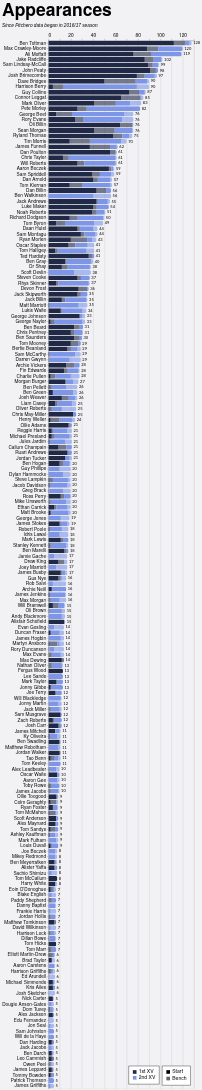

This figure's Vega-Lite source:
### Vega-Lite specification from a JSON file in a GitHub repository (floating-point values rounded to 4 significant figures; data arrays with more than 128 entries replaced by an {"elided": "..."} marker saying what was removed)
{"config": {"axis": {"labelFont": "PT Sans Narrow, Helvetica Neue, Helvetica, Arial, sans-serif", "titleFont": "PT Sans Narrow, Helvetica Neue, Helvetica, Arial, sans-serif", "labelFontSize": 13, "titleFontSize": 24, "gridColor": "#202947", "gridOpacity": 0.2}, "text": {"font": "Lato, sans-serif"}, "bar": {"cornerRadiusEnd": 5}, "header": {"labelFont": "PT Sans Narrow, Helvetica Neue, Helvetica, Arial, sans-serif", "titleFont": "PT Sans Narrow, Helvetica Neue, Helvetica, Arial, sans-serif", "labelFontSize": 24, "titleFontSize": 28, "labelFontWeight": "bold", "orient": "left"}, "legend": {"labelFont": "PT Sans Narrow, Helvetica Neue, Helvetica, Arial, sans-serif", "titleFont": "PT Sans Narrow, Helvetica Neue, Helvetica, Arial, sans-serif", "labelFontSize": 14, "titleFontSize": 16, "titlePadding": 5, "fillColor": "white", "strokeColor": "black", "padding": 10, "titleFontWeight": "lighter", "titleFontStyle": "italic", "titleColor": "gray", "offset": 10}, "title": {"font": "PT Sans Narrow, Helvetica Neue, Helvetica, Arial, sans-serif", "fontSize": 48, "fontWeight": "bold", "anchor": "start", "align": "center", "titlePadding": 20, "subtitlePadding": 10, "subtitleFontSize": 13, "subtitleColor": "", "subtitleFontStyle": "italic", "offset": 15, "color": "black"}, "axisX": {"labelAngle": 0}, "facet": {"title": null, "header": null, "align": {"row": "each", "column": "each"}}, "resolve": {"scale": {"y": "independent", "facet": "independent"}}, "background": "#f2f1f4", "scale": {"offsetBandPaddingOuter": 0.2, "offsetBandPaddingInner": 0.1}}, "layer": [{"mark": {"type": "bar"}, "encoding": {"color": {"field": "squad", "legend": {"direction": "vertical", "labelExpr": "datum.value + ' XV'", "orient": "bottom-right", "title": null}, "scale": {"domain": ["1st", "2nd"], "range": ["#202946", "#7d96e8"]}, "sort": ["1st", "2nd"], "type": "nominal"}, "opacity": {"field": "start", "legend": {"direction": "vertical", "orient": "bottom-right", "title": null}, "scale": {"domain": ["Start", "Bench"], "range": [1.0, 0.6]}, "sort": ["Start", "Bench"], "type": "nominal"}, "order": {"field": "stack_order", "sort": "ascending", "type": "quantitative"}, "tooltip": [{"field": "player", "title": "Player", "type": "nominal"}, {"field": "squad", "title": "Squad", "type": "nominal"}, {"field": "start", "title": "Selection", "type": "nominal"}, {"aggregate": "sum", "field": "games", "title": "Games", "type": "quantitative"}, {"aggregate": "max", "field": "player_total", "title": "Total", "type": "quantitative"}], "x": {"aggregate": "sum", "axis": {"orient": "top", "title": null}, "field": "games", "type": "quantitative"}, "y": {"field": "player", "sort": {"field": "player_total", "op": "max", "order": "descending"}, "title": null, "type": "nominal"}}}, {"mark": {"type": "text", "align": "left", "baseline": "middle", "color": "black", "dx": 4, "fontSize": 11}, "encoding": {"text": {"field": "total_games", "format": ".0f", "type": "quantitative"}, "x": {"axis": {"orient": "top", "title": null}, "field": "total_games", "type": "quantitative"}, "y": {"field": "player", "sort": {"field": "player_total", "op": "max", "order": "descending"}, "title": null, "type": "nominal"}}, "transform": [{"aggregate": [{"op": "sum", "field": "games", "as": "total_games"}, {"op": "max", "field": "player_total", "as": "player_total"}], "groupby": ["player"]}]}], "data": {"name": "data-a2f405a8ab931a858a4d8076789bb6a1"}, "height": {"step": 15}, "params": [{"name": "seasonParam", "value": []}, {"name": "gameTypesParam", "value": []}, {"name": "squadParam", "value": "All"}, {"name": "positionsParam", "value": []}, {"name": "minAppsParam", "value": 5}], "title": {"text": "Appearances", "subtitle": "Since Pitchero data began in 2016/17 season"}, "transform": [{"filter": "length(seasonParam) === 0 || indexof(seasonParam, datum.season) >= 0"}, {"filter": "length(gameTypesParam) === 0 || indexof(gameTypesParam, datum.game_type) >= 0"}, {"filter": "squadParam === \"All\" || datum.squad === squadParam"}, {"filter": "length(positionsParam) === 0 || indexof(positionsParam, datum.position) >= 0"}, {"joinaggregate": [{"op": "sum", "field": "games", "as": "player_total"}], "groupby": ["player"]}, {"filter": "datum.player_total >= minAppsParam"}], "width": 400, "$schema": "https://vega.github.io/schema/vega-lite/v5.20.1.json", "datasets": {"data-a2f405a8ab931a858a4d8076789bb6a1": {"elided": "2368 records"}}}
